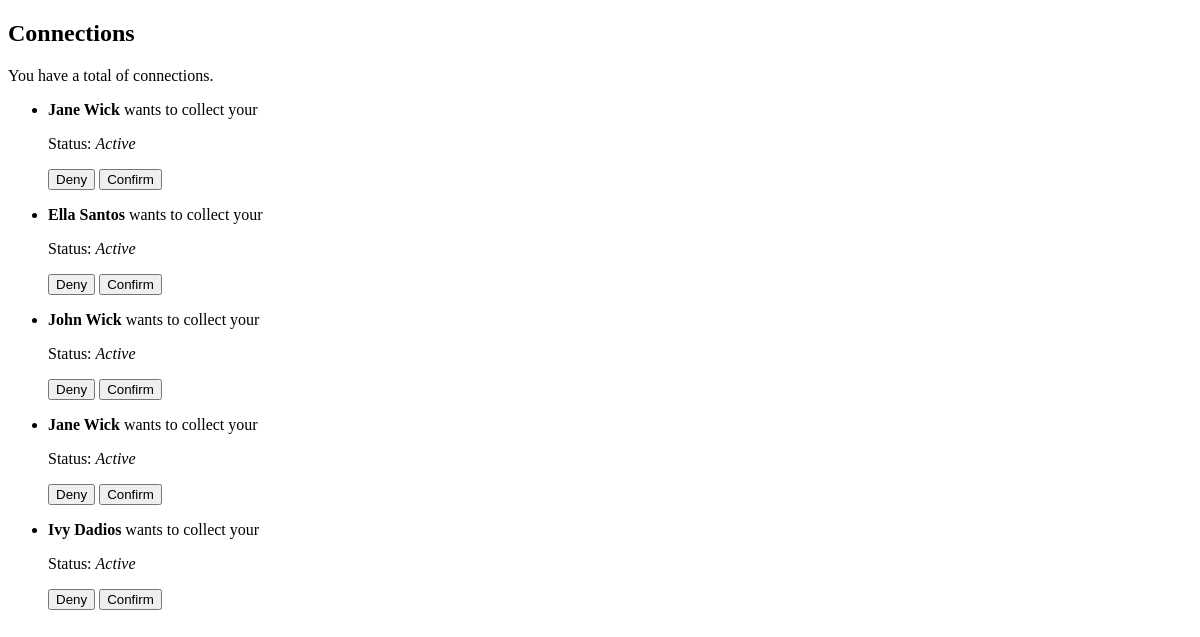
The page /connections (signed in) on the database as committed earlier.
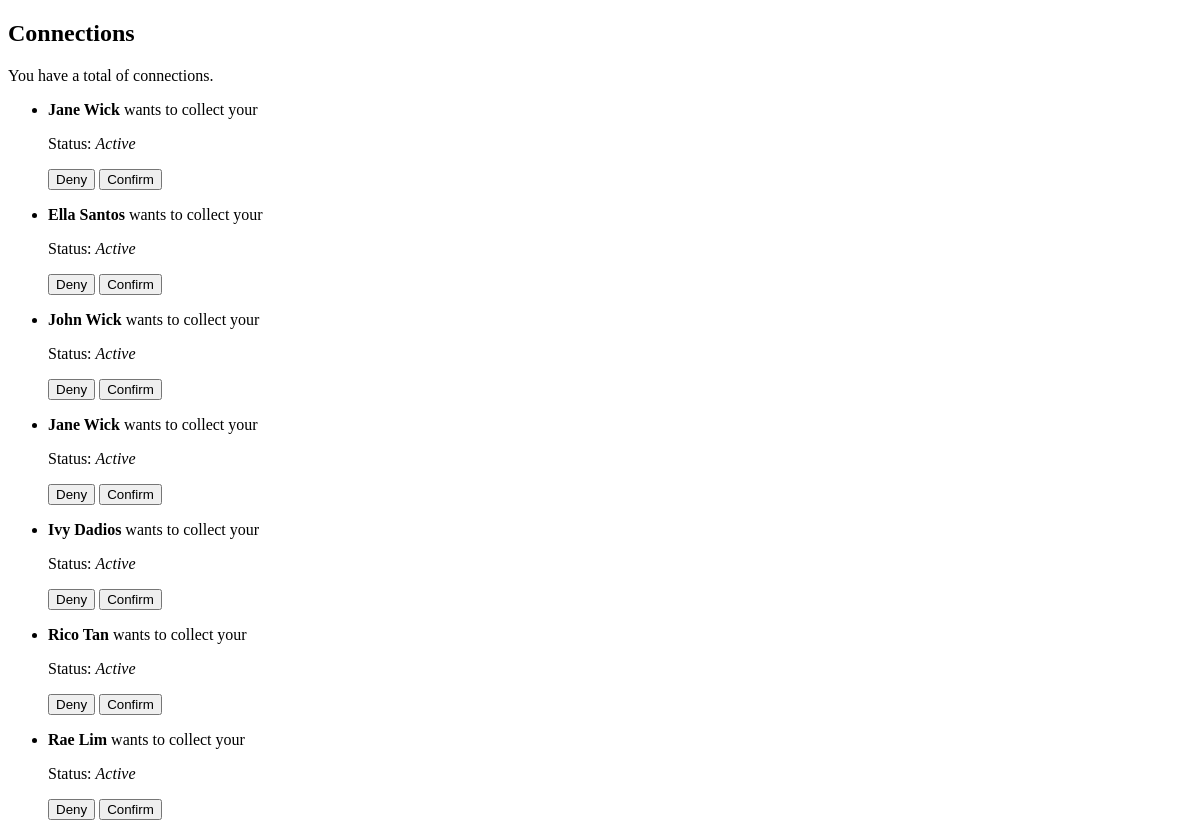
The same page on the database as committed later.
### tables this page shows
CREATE TABLE connections (
    connections_id INTEGER PRIMARY KEY AUTOINCREMENT,
    donor_user_id INTEGER NOT NULL,
    collector_user_id INTEGER NOT NULL,
    connection_status TEXT CHECK (connection_status IN ("Active", "Inactive")), postings_id INTEGER,
    FOREIGN KEY (donor_user_id) REFERENCES users(user_id),
    FOREIGN KEY (collector_user_id) REFERENCES users(user_id)
);

### app.py (the view)
    @app.route('/connections')
    def connections():
        if "user_id" not in session:
            return redirect(url_for("login"))
        conn = get_db_connection()
        cursor = conn.cursor()
        cursor.execute("""
            SELECT
                c.donor_user_id,
                c.collector_user_id,
                c.connection_status,
                u1.fname || ' ' || u1.lname AS donor_name,
                u2.fname || ' ' || u2.lname AS collector_name
            FROM connections c
            JOIN users u1 ON u1.user_id = c.donor_user_id
            JOIN users u2 ON u2.user_id = c.collector_user_id
            WHERE c.connection_status = 'Active'
        """)
        rows = cursor.fetchall()
        print("[DEBUG] Raw rows from DB:")
        for row in rows:
            print(dict(row))  # 👈 print each row as a dictionary
        conn.close()
        requests = []
        for row in rows:
            requests.append({
                'donor_name': row['donor_name'],
                'collector_name': row['collector_name'],
                'connection_status': row['connection_status']
            })
        print("[DEBUG] Requests to be passed to template:", requests)
        return render_template('connections.html', requests=requests)

### app.py (called while the page is built)
def get_db_connection():
    db_path = os.path.join(app.instance_path, 'ecoexchange.db')
    conn = sqlite3.connect(db_path)
    conn.row_factory = sqlite3.Row
    print(f"✅ Connected to: {db_path}")
    return conn

### templates/connections.html (shortened to what this page needs)
<!DOCTYPE html>
<html lang="en">
<head>
</head>
<body>
<div class="connections-section">
    <h2 class="page-title">Connections</h2>
    <p class="highlight">You have a total of {{ total_connections }} connections.</p>
    {% if requests %}
        <div class="impact-scroll-wrapper">
            <ul class="request-list">
                {% for req in requests %}
                    <li class="request-card">
                        <div class="connection-info">
                            <p><strong>{{ req.collector_name }}</strong> wants to collect your <strong>{{ req.post_title }}</strong></p>
                            <p>Status: <em>{{ req.connection_status }}</em></p>
                        </div>
                        <div class="request-actions">
                            <button onclick="handleDeny('{{ req.donor_name }}', '{{ req.collector_name }}')">Deny</button>
                            <button onclick="handleConfirm('{{ req.donor_name }}', '{{ req.collector_name }}')">Confirm</button>
                        </div>
                    </li>
                {% endfor %}
            </ul>
        </div>
    {% else %}
            <p>No active connections.</p>
    {% endif %}
</div>
</body>
</html>

Rows that differ between the two databases and show on the page:
added connections: collector_name "Rico Tan", connection_status "Active"
added connections: collector_name "Rae Lim", connection_status "Active"
